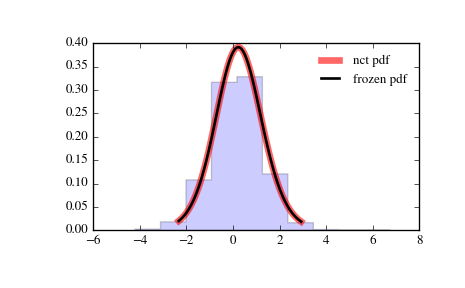

The script that drew this image:
from scipy.stats import nct
import matplotlib.pyplot as plt
fig, ax = plt.subplots(1, 1)

# Calculate a few first moments:

df, nc = 14, 0.24
mean, var, skew, kurt = nct.stats(df, nc, moments='mvsk')

# Display the probability density function (``pdf``):

x = np.linspace(nct.ppf(0.01, df, nc),
                nct.ppf(0.99, df, nc), 100)
ax.plot(x, nct.pdf(x, df, nc),
       'r-', lw=5, alpha=0.6, label='nct pdf')

# Alternatively, the distribution object can be called (as a function)
# to fix the shape, location and scale parameters. This returns a "frozen"
# RV object holding the given parameters fixed.

# Freeze the distribution and display the frozen ``pdf``:

rv = nct(df, nc)
ax.plot(x, rv.pdf(x), 'k-', lw=2, label='frozen pdf')

# Check accuracy of ``cdf`` and ``ppf``:

vals = nct.ppf([0.001, 0.5, 0.999], df, nc)
np.allclose([0.001, 0.5, 0.999], nct.cdf(vals, df, nc))
# True

# Generate random numbers:

r = nct.rvs(df, nc, size=1000)

# And compare the histogram:

ax.hist(r, normed=True, histtype='stepfilled', alpha=0.2)
ax.legend(loc='best', frameon=False)
plt.show()
